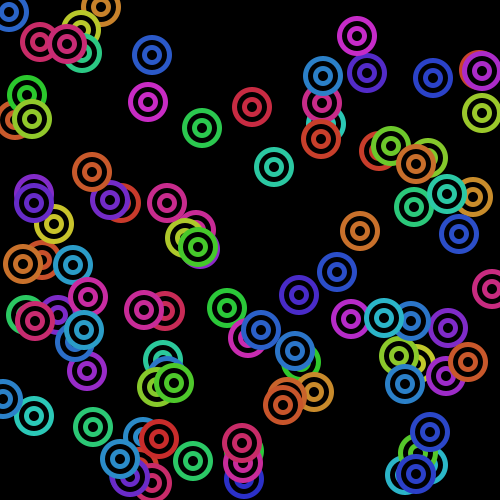
Frame 1 (no input)
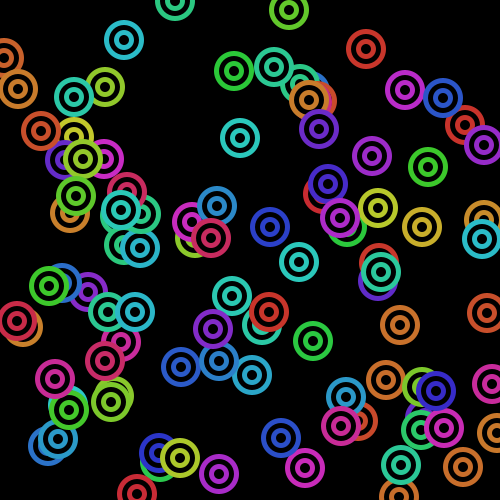
Frame 2 (the mouse pressed at the canvas centre, redrawn once)

The Processing sketch that drew these frames (run headless with seeded random() and noise(); the mouse was pressed at the canvas centre and the sketch redrawn once):

// Processing sketch: processing_75142
// ── processing_75142.pde

int _x,_y,_wi,_hi;
color _c;
void setup(){
  size (500,500);
  noLoop();
  smooth();
colorMode(HSB);
_x = width/2;
_y = height/2;

_wi= width/4;
_hi= width*3;

}
void draw(){
  background(0);
  for (int i=0; i<100;i++){
  _c = color(random(256), 200, 200);  
  target (int (random(width)),int(random(height)), 10, 30, _c);
  }
}
void target (int x, int y, int wi, int hi, color c){
smooth();
noStroke();
fill(c);
ellipse(x,y,wi*4, wi*4);
fill (0);
ellipse(x,y,wi*3, wi*3);
fill (c);
ellipse(x,y,wi*2, wi*2);
fill (0);
ellipse(x,y,wi,wi);



}

void mousePressed() {
redraw();
}
